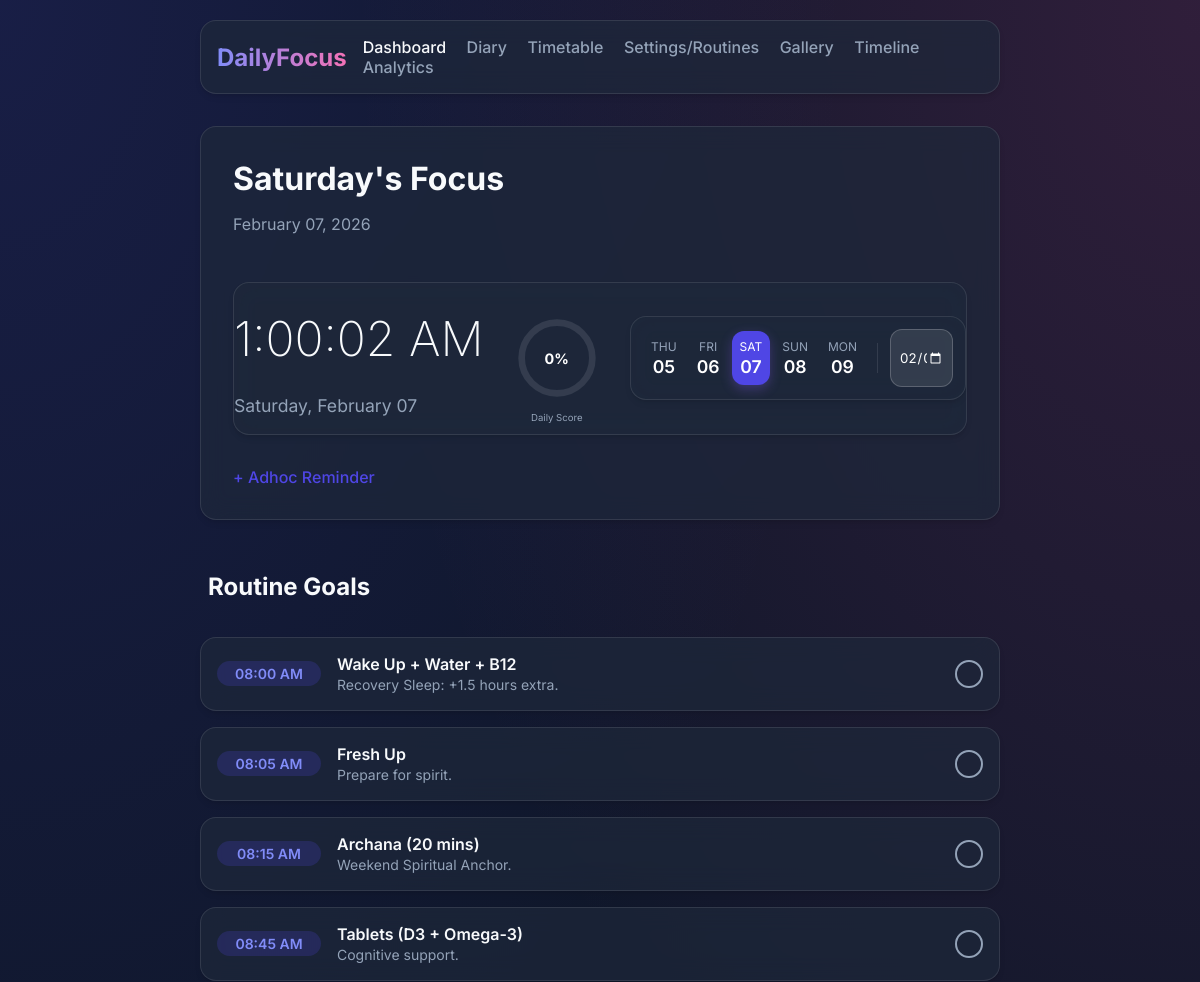
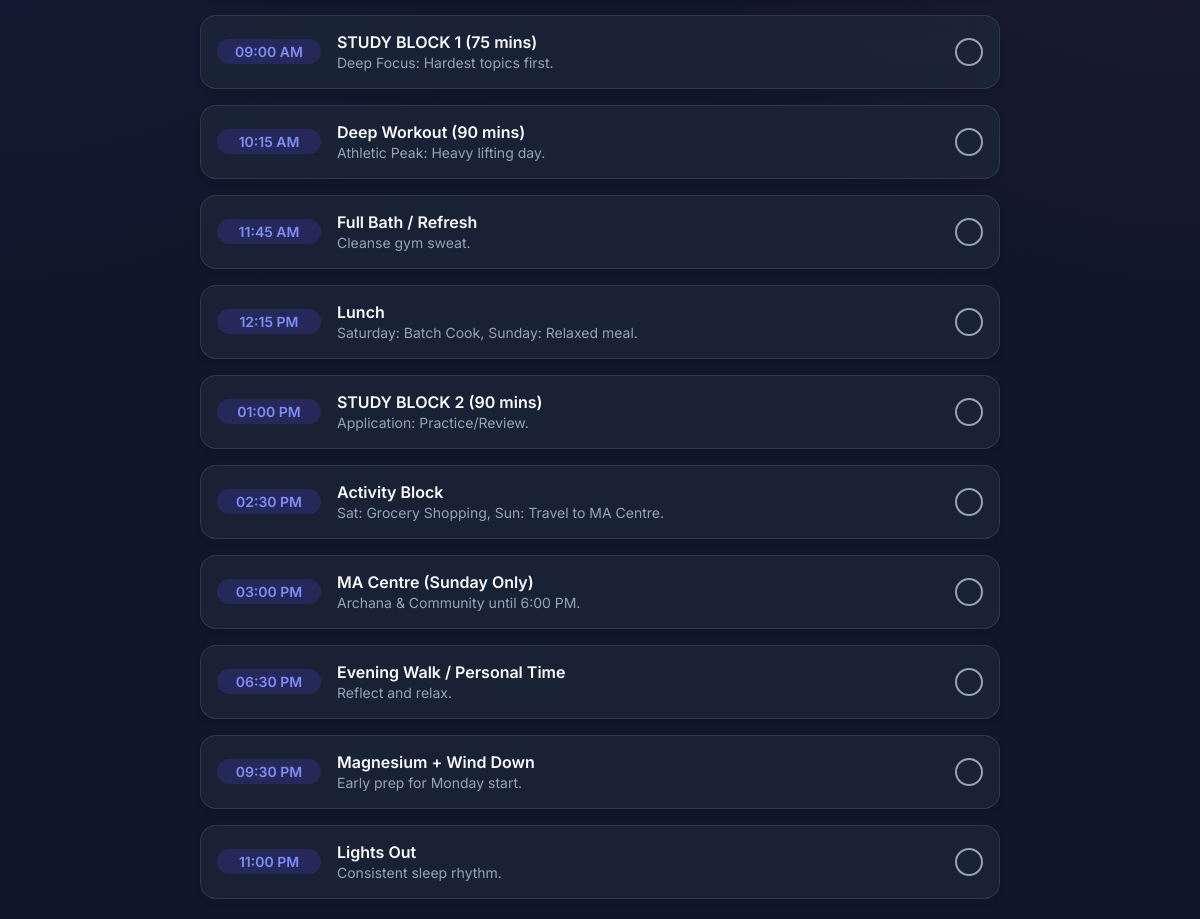
The page /?date=2026-02-07 on the database its author committed (2 pictures, top to bottom).
### models.py (models this page shows, shortened)
class RoutineItem(db.Model):
    __tablename__ = 'routine_items'
    id = db.Column(db.Integer, primary_key=True)
    name = db.Column(db.String(100), nullable=False)
    time_start = db.Column(db.String(20), nullable=False) # Store as string for flexibility e.g., "06:30 AM"
    time_end = db.Column(db.String(20), nullable=True)   # Optional end time
    routine_type = db.Column(db.String(20), nullable=False) # 'Weekday', 'Saturday', 'Sunday'
    category = db.Column(db.String(50), nullable=True) # Health, Work, Spirit, etc.
    description = db.Column(db.String(200), nullable=True)

### app.py (the view)
@app.route('/')
def dashboard():
    date_str = request.args.get('date')
    if date_str:
        try:
            current_date = datetime.strptime(date_str, '%Y-%m-%d').date()
        except ValueError:
            current_date = date.today()
    else:
        current_date = date.today()
    day_name = current_date.strftime("%A") # e.g., Monday
    if day_name in ['Saturday', 'Sunday']:
        routine_filter = 'Weekend'
    else:
        routine_filter = 'Weekday'
    start_date = current_date - timedelta(days=2)
    week_dates = []
    for i in range(5):
        d = start_date + timedelta(days=i)
        week_dates.append({
            'date': d,
            'day_name': d.strftime('%a'), # Mon
            'day_num': d.strftime('%d'), # 05
            'is_current': (d == current_date)
        })
    items = RoutineItem.query.filter_by(routine_type=routine_filter).all()
    logs = TrackerLog.query.filter_by(date=current_date).all()
    completed_ids = {log.routine_item_id for log in logs if log.status}
    def parse_time(t_str):
        try:
            return datetime.strptime(t_str, "%I:%M %p")
        except:
            return datetime.min # Fallback
    def get_sort_key(item):
        is_completed = item.id in completed_ids
        return (0 if is_completed else 1, parse_time(item.time_start))
    items.sort(key=get_sort_key)
    diary_entry = DiaryEntry.query.filter_by(date=current_date).first()
    pinned_text = diary_entry.pinned_text if diary_entry else None
    reminders = Reminder.query.filter_by(date=current_date).all()
    total_habits = len(items)
    completed_habits = len(completed_ids)
    score = int((completed_habits / total_habits * 100)) if total_habits > 0 else 0
    target_setting = UserSetting.query.filter_by(key='target_score').first()
    target_score = int(target_setting.value) if target_setting else 80
    return render_template('index.html',
                           routine_items=items,
                           completed_ids=completed_ids,
                           current_date=current_date,
                           week_dates=week_dates,
                           day_name=day_name,
                           pinned=pinned_text,
                           reminders=reminders,
                           score=score,
                           target_score=target_score)

### templates/index.html (shortened to what this page needs)
{% extends "base.html" %}
{% block content %}
<div class="glass" style="padding: 2rem; margin-bottom: 2rem; position: relative;">
    <div style="display: flex; justify-content: space-between; align-items: center; flex-wrap: wrap; gap: 1rem;">
        <div>
            <h1 style="margin: 0;">{{ day_name }}'s Focus</h1>
            <p style="color: var(--text-muted);">{{ current_date.strftime('%B %d, %Y') }}</p>
        </div>
    </div>
    <div class="glass"
        style="display: flex; justify-content: space-between; align-items: center; margin-bottom: 2rem; margin-top: 2rem;">
        <div>
            <h1 id="clock" style="font-size: 3rem; font-weight: 200; line-height: 1;">--:--</h1>
            <p style="color: var(--text-muted); font-size: 1.1rem;">{{ current_date.strftime('%A, %B %d') }}</p>
        </div>
        <div
            style="position: relative; width: 80px; height: 80px; display: flex; align-items: center; justify-content: center;">
            <svg viewBox="0 0 36 36" style="width: 100%; height: 100%; transform: rotate(-90deg);">
                <path d="M18 2.0845 a 15.9155 15.9155 0 0 1 0 31.831 a 15.9155 15.9155 0 0 1 0 -31.831" fill="none"
                    stroke="rgba(255,255,255,0.1)" stroke-width="3" />
                <path id="score-ring" d="M18 2.0845 a 15.9155 15.9155 0 0 1 0 31.831 a 15.9155 15.9155 0 0 1 0 -31.831"
                    fill="none" stroke="{{ 'var(--success)' if score >= target_score else 'var(--primary)' }}"
                    stroke-width="3" stroke-dasharray="{{ score }}, 100" />
            </svg>
            <div style="position: absolute; font-size: 0.9rem; font-weight: bold; color: white;">
                <span id="score-text">{{ score }}</span>%
            </div>
            <div
                style="position: absolute; bottom: -25px; font-size: 0.6rem; color: var(--text-muted); width: 100px; text-align: center;">
                Daily Score
            </div>
        </div>
        <div class="week-nav glass"
            style="display: flex; justify-content: space-between; align-items: center; padding: 0.75rem; overflow-x: hidden; gap: 0.25rem;">
            {% for d in week_dates %}
            <a href="{{ url_for('dashboard', date=d.date.isoformat()) }}"
                class="week-day {{ 'active' if d.is_current else '' }}"
                style="text-decoration: none; color: white; display: flex; flex-direction: column; align-items: center; padding: 0.5rem; border-radius: 12px; flex: 1; transition: background 0.2s;">
                <span
                    style="font-size: 0.75rem; color: var(--text-muted); text-transform: uppercase; margin-bottom: 2px;">{{
                    d.day_name }}</span>
                <span style="font-weight: 600; font-size: 1.1rem;">{{ d.day_num }}</span>
            </a>
            {% endfor %}
            <form action="{{ url_for('dashboard') }}" method="GET"
                style="display: flex; align-items: center; justify-content: center;">
                <input type="date" name="date" value="{{ current_date.isoformat() }}" onchange="this.form.submit()"
                    class="glass-input-date" title="Select any date">
            </form>
        </div>
    </div>
    <div class="mt-4">
        <details>
            <summary style="cursor: pointer; color: var(--primary); font-weight: 500;">+ Adhoc Reminder</summary>
        </details>
    </div>
</div>
<div class="routine-list">
    <h2 style="margin-left: 0.5rem;">Routine Goals</h2>
    {% for item in routine_items %}
    <div class="routine-item glass">
        <span class="time-badge">{{ item.time_start }}</span>
        <div class="routine-content">
            <span class="routine-title">{{ item.name }}</span>
            {% if item.description %}
            <span class="routine-desc">{{ item.description }}</span>
            {% endif %}
        </div>
        <button class="check-btn {% if item.id in completed_ids %}completed{% endif %}"
            onclick="toggleHabitWithDate({{ item.id }}, this, '{{ current_date.isoformat() }}')">
        </button>
    </div>
    {% endfor %}
</div>
{% endblock %}

### static/css/style.css (style rules this page uses)
:root { --primary: #4F46E5; --primary-hover: #4338ca; --secondary: #ec4899; --bg-dark: #0f172a; --bg-card: rgba(30, 41, 59, 0.7); --text-main: #f8fafc; --text-muted: #94a3b8; --glass-border: rgba(255, 255, 255, 0.1); --success: #10b981; --font-family: 'Inter', system-ui, -apple-system, sans-serif; }
body { background-color: var(--bg-dark); color: var(--text-main); font-family: var(--font-family); margin: 0; min-height: 100vh; background-image: radial-gradient(at 0% 0%, rgba(79, 70, 229, 0.15) 0px, transparent 50%), radial-gradient(at 100% 0%, rgba(236, 72, 153, 0.15) 0px, transparent 50%); background-attachment: fixed; }
.glass { background: var(--bg-card); backdrop-filter: blur(12px); -webkit-backdrop-filter: blur(12px); border: 1px solid var(--glass-border); border-radius: 16px; box-shadow: 0 4px 6px -1px rgba(0, 0, 0, 0.1), 0 2px 4px -1px rgba(0, 0, 0, 0.06); }
.routine-list { display: flex; flex-direction: column; gap: 1rem; }
.routine-item { display: flex; align-items: center; padding: 1rem; transition: transform 0.2s, background-color 0.2s; }
.time-badge { background: rgba(79, 70, 229, 0.2); color: #818cf8; padding: 0.25rem 0.75rem; border-radius: 9999px; font-size: 0.875rem; font-weight: 600; margin-right: 1rem; min-width: 80px; text-align: center; }
.routine-content { flex: 1; }
.routine-title { font-weight: 600; display: block; }
.routine-desc { color: var(--text-muted); font-size: 0.875rem; margin-top: 0.25rem; }
.check-btn { width: 28px; height: 28px; border-radius: 50%; border: 2px solid var(--text-muted); background: transparent; cursor: pointer; transition: all 0.3s cubic-bezier(0.4, 0, 0.2, 1); display: flex; align-items: center; justify-content: center; padding: 0; color: transparent; }
.mt-4 { margin-top: 1rem; }
.week-day.active { background: var(--primary); box-shadow: 0 4px 12px rgba(139, 92, 246, 0.3); }
.week-day.active span { color: white !important; }
.glass-input-date { background: rgba(255, 255, 255, 0.1); border: 1px solid rgba(255, 255, 255, 0.2); color: white; padding: 0.5rem; border-radius: 12px; font-family: inherit; cursor: pointer; width: 45px; height: 40px; }
details>summary { list-style: none; }

### rows shown on the page
RoutineItem: time_start "08:00 AM", name "Wake Up + Water + B12", description "Recovery Sleep: +1.5 hours extra."
RoutineItem: time_start "08:05 AM", name "Fresh Up", description "Prepare for spirit."
RoutineItem: time_start "08:15 AM", name "Archana (20 mins)", description "Weekend Spiritual Anchor."
RoutineItem: time_start "08:45 AM", name "Tablets (D3 + Omega-3)", description "Cognitive support."
RoutineItem: time_start "09:00 AM", name "STUDY BLOCK 1 (75 mins)", description "Deep Focus: Hardest topics first."
RoutineItem: time_start "10:15 AM", name "Deep Workout (90 mins)", description "Athletic Peak: Heavy lifting day."
RoutineItem: time_start "11:45 AM", name "Full Bath / Refresh", description "Cleanse gym sweat."
RoutineItem: time_start "12:15 PM", name "Lunch", description "Saturday: Batch Cook, Sunday: Relaxed meal."
RoutineItem: time_start "01:00 PM", name "STUDY BLOCK 2 (90 mins)", description "Application: Practice/Review."
RoutineItem: time_start "02:30 PM", name "Activity Block", description "Sat: Grocery Shopping, Sun: Travel to MA Centre."
RoutineItem: time_start "03:00 PM", name "MA Centre (Sunday Only)", description "Archana & Community until 6:00 PM."
RoutineItem: time_start "06:30 PM", name "Evening Walk / Personal Time", description "Reflect and relax."
RoutineItem: time_start "09:30 PM", name "Magnesium + Wind Down", description "Early prep for Monday start."
RoutineItem: time_start "11:00 PM", name "Lights Out", description "Consistent sleep rhythm."

### other values the page prints
{{ day_name }} "Saturday"
{{ current_date.strftime('%B %d, %Y') }} "February 07, 2026"
{{ current_date.strftime('%A, %B %d') }} "Saturday, February 07"
{{ score }} "0"
{{ d.day_name }} "THU" "FRI" "SAT" "SUN" "MON"
{{ d.day_num }} "05" "06" "07" "08" "09"
